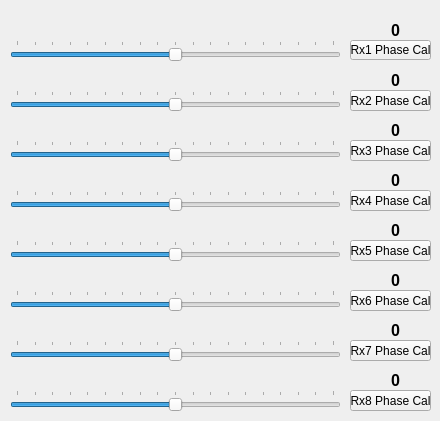
    <widget class="QWidget" name="phase">
     <attribute name="title">
      <string>Phase</string>
     </attribute>
     <widget class="QSlider" name="rx2_slider_p">
      <property name="geometry">
       <rect>
        <x>10</x>
        <y>90</y>
        <width>331</width>
        <height>22</height>
       </rect>
      </property>
      <property name="minimumSize">
       <size>
        <width>331</width>
        <height>22</height>
       </size>
      </property>
      <property name="maximumSize">
       <size>
        <width>331</width>
        <height>22</height>
       </size>
      </property>
      <property name="mouseTracking">
       <bool>false</bool>
      </property>
      <property name="tabletTracking">
       <bool>false</bool>
      </property>
      <property name="minimum">
       <number>-90</number>
      </property>
      <property name="maximum">
       <number>90</number>
      </property>
      <property name="singleStep">
       <number>1</number>
      </property>
      <property name="value">
       <number>0</number>
      </property>
      <property name="sliderPosition">
       <number>0</number>
      </property>
      <property name="orientation">
       <enum>Qt::Horizontal</enum>
      </property>
      <property name="invertedAppearance">
       <bool>false</bool>
      </property>
      <property name="invertedControls">
       <bool>false</bool>
      </property>
      <property name="tickPosition">
       <enum>QSlider::TicksAbove</enum>
      </property>
     </widget>
     <widget class="QSlider" name="rx7_slider_p">
      <property name="geometry">
       <rect>
        <x>10</x>
        <y>340</y>
        <width>331</width>
        <height>22</height>
       </rect>
      </property>
      <property name="minimumSize">
       <size>
        <width>331</width>
        <height>22</height>
       </size>
      </property>
      <property name="maximumSize">
       <size>
        <width>331</width>
        <height>22</height>
       </size>
      </property>
      <property name="mouseTracking">
       <bool>false</bool>
      </property>
      <property name="tabletTracking">
       <bool>false</bool>
      </property>
      <property name="minimum">
       <number>-90</number>
      </property>
      <property name="maximum">
       <number>90</number>
      </property>
      <property name="singleStep">
       <number>1</number>
      </property>
      <property name="value">
       <number>0</number>
      </property>
      <property name="sliderPosition">
       <number>0</number>
      </property>
      <property name="orientation">
       <enum>Qt::Horizontal</enum>
      </property>
      <property name="invertedAppearance">
       <bool>false</bool>
      </property>
      <property name="invertedControls">
       <bool>false</bool>
      </property>
      <property name="tickPosition">
       <enum>QSlider::TicksAbove</enum>
      </property>
     </widget>
     <widget class="QSlider" name="rx5_slider_p">
      <property name="geometry">
       <rect>
        <x>10</x>
        <y>240</y>
        <width>331</width>
        <height>21</height>
       </rect>
      </property>
      <property name="minimumSize">
       <size>
        <width>331</width>
        <height>21</height>
       </size>
      </property>
      <property name="maximumSize">
       <size>
        <width>331</width>
        <height>21</height>
       </size>
      </property>
      <property name="mouseTracking">
       <bool>false</bool>
      </property>
      <property name="tabletTracking">
       <bool>false</bool>
      </property>
      <property name="minimum">
       <number>-90</number>
      </property>
      <property name="maximum">
       <number>90</number>
      </property>
      <property name="singleStep">
       <number>1</number>
      </property>
      <property name="value">
       <number>0</number>
      </property>
      <property name="sliderPosition">
       <number>0</number>
      </property>
      <property name="orientation">
       <enum>Qt::Horizontal</enum>
      </property>
      <property name="invertedAppearance">
       <bool>false</bool>
      </property>
      <property name="invertedControls">
       <bool>false</bool>
      </property>
      <property name="tickPosition">
       <enum>QSlider::TicksAbove</enum>
      </property>
     </widget>
     <widget class="QLabel" name="rx8_phase_label">
      <property name="geometry">
       <rect>
        <x>360</x>
        <y>370</y>
        <width>71</width>
        <height>21</height>
       </rect>
      </property>
      <property name="minimumSize">
       <size>
        <width>71</width>
        <height>21</height>
       </size>
      </property>
      <property name="maximumSize">
       <size>
        <width>71</width>
        <height>21</height>
       </size>
      </property>
      <property name="font">
       <font>
        <pointsize>12</pointsize>
        <weight>75</weight>
        <bold>true</bold>
       </font>
      </property>
      <property name="layoutDirection">
       <enum>Qt::LeftToRight</enum>
      </property>
      <property name="frameShape">
       <enum>QFrame::NoFrame</enum>
      </property>
      <property name="frameShadow">
       <enum>QFrame::Plain</enum>
      </property>
      <property name="lineWidth">
       <number>1</number>
      </property>
      <property name="text">
       <string>0</string>
      </property>
      <property name="alignment">
       <set>Qt::AlignCenter</set>
      </property>
     </widget>
     <widget class="QSlider" name="rx1_slider_p">
      <property name="geometry">
       <rect>
        <x>10</x>
        <y>40</y>
        <width>331</width>
        <height>22</height>
       </rect>
      </property>
      <property name="minimumSize">
       <size>
        <width>331</width>
        <height>22</height>
       </size>
      </property>
      <property name="maximumSize">
       <size>
        <width>331</width>
        <height>22</height>
       </size>
      </property>
      <property name="layoutDirection">
       <enum>Qt::LeftToRight</enum>
      </property>
      <property name="minimum">
       <number>-90</number>
      </property>
      <property name="maximum">
       <number>90</number>
      </property>
      <property name="singleStep">
       <number>1</number>
      </property>
      <property name="pageStep">
       <number>10</number>
      </property>
      <property name="value">
       <number>0</number>
      </property>
      <property name="sliderPosition">
       <number>0</number>
      </property>
      <property name="orientation">
       <enum>Qt::Horizontal</enum>
      </property>
      <property name="tickPosition">
       <enum>QSlider::TicksAbove</enum>
      </property>
      <property name="tickInterval">
       <number>0</number>
      </property>
     </widget>
     <widget class="QPushButton" name="rx5_phase">
      <property name="geometry">
       <rect>
        <x>350</x>
        <y>240</y>
        <width>81</width>
        <height>21</height>
       </rect>
      </property>
      <property name="minimumSize">
       <size>
        <width>81</width>
        <height>21</height>
       </size>
      </property>
      <property name="maximumSize">
       <size>
        <width>81</width>
        <height>21</height>
       </size>
      </property>
      <property name="text">
       <string>Rx5 Phase Cal</string>
      </property>
     </widget>
     <widget class="QLabel" name="rx3_phase_label">
      <property name="geometry">
       <rect>
        <x>360</x>
        <y>120</y>
        <width>71</width>
        <height>21</height>
       </rect>
      </property>
      <property name="minimumSize">
       <size>
        <width>71</width>
        <height>21</height>
       </size>
      </property>
      <property name="maximumSize">
       <size>
        <width>71</width>
        <height>21</height>
       </size>
      </property>
      <property name="font">
       <font>
        <pointsize>12</pointsize>
        <weight>75</weight>
        <bold>true</bold>
       </font>
      </property>
      <property name="layoutDirection">
       <enum>Qt::LeftToRight</enum>
      </property>
      <property name="frameShape">
       <enum>QFrame::NoFrame</enum>
      </property>
      <property name="frameShadow">
       <enum>QFrame::Plain</enum>
      </property>
      <property name="lineWidth">
       <number>1</number>
      </property>
      <property name="text">
       <string>0</string>
      </property>
      <property name="alignment">
       <set>Qt::AlignCenter</set>
      </property>
     </widget>
     <widget class="QPushButton" name="rx2_phase">
      <property name="geometry">
       <rect>
        <x>350</x>
        <y>90</y>
        <width>81</width>
        <height>21</height>
       </rect>
      </property>
      <property name="minimumSize">
       <size>
        <width>81</width>
        <height>21</height>
       </size>
      </property>
      <property name="maximumSize">
       <size>
        <width>81</width>
        <height>21</height>
       </size>
      </property>
      <property name="text">
       <string>Rx2 Phase Cal</string>
      </property>
     </widget>
     <widget class="QSlider" name="rx3_slider_p">
      <property name="geometry">
       <rect>
        <x>10</x>
        <y>140</y>
        <width>331</width>
        <height>22</height>
       </rect>
      </property>
      <property name="minimumSize">
       <size>
        <width>331</width>
        <height>22</height>
       </size>
      </property>
      <property name="maximumSize">
       <size>
        <width>331</width>
        <height>22</height>
       </size>
      </property>
      <property name="mouseTracking">
       <bool>false</bool>
      </property>
      <property name="tabletTracking">
       <bool>false</bool>
      </property>
      <property name="minimum">
       <number>-90</number>
      </property>
      <property name="maximum">
       <number>90</number>
      </property>
      <property name="singleStep">
       <number>1</number>
      </property>
      <property name="value">
       <number>0</number>
      </property>
      <property name="sliderPosition">
       <number>0</number>
      </property>
      <property name="orientation">
       <enum>Qt::Horizontal</enum>
      </property>
      <property name="invertedAppearance">
       <bool>false</bool>
      </property>
      <property name="invertedControls">
       <bool>false</bool>
      </property>
      <property name="tickPosition">
       <enum>QSlider::TicksAbove</enum>
      </property>
     </widget>
     <widget class="QPushButton" name="rx8_phase">
      <property name="geometry">
       <rect>
        <x>350</x>
        <y>390</y>
        <width>81</width>
        <height>21</height>
       </rect>
      </property>
      <property name="minimumSize">
       <size>
        <width>81</width>
        <height>21</height>
       </size>
      </property>
      <property name="maximumSize">
       <size>
        <width>81</width>
        <height>21</height>
       </size>
      </property>
      <property name="text">
       <string>Rx8 Phase Cal</string>
      </property>
     </widget>
     <widget class="QLabel" name="rx4_phase_label">
      <property name="geometry">
       <rect>
        <x>360</x>
        <y>170</y>
        <width>71</width>
        <height>21</height>
       </rect>
      </property>
      <property name="minimumSize">
       <size>
        <width>71</width>
        <height>21</height>
       </size>
      </property>
      <property name="maximumSize">
       <size>
        <width>71</width>
        <height>21</height>
       </size>
      </property>
      <property name="font">
       <font>
        <pointsize>12</pointsize>
        <weight>75</weight>
        <bold>true</bold>
       </font>
      </property>
      <property name="layoutDirection">
       <enum>Qt::LeftToRight</enum>
      </property>
      <property name="frameShape">
       <enum>QFrame::NoFrame</enum>
      </property>
      <property name="frameShadow">
       <enum>QFrame::Plain</enum>
      </property>
      <property name="lineWidth">
       <number>1</number>
      </property>
      <property name="text">
       <string>0</string>
      </property>
      <property name="alignment">
       <set>Qt::AlignCenter</set>
      </property>
     </widget>
     <widget class="QPushButton" name="rx6_phase">
      <property name="geometry">
       <rect>
        <x>350</x>
        <y>290</y>
        <width>81</width>
        <height>21</height>
       </rect>
      </property>
      <property name="minimumSize">
       <size>
        <width>81</width>
        <height>21</height>
       </size>
      </property>
      <property name="maximumSize">
       <size>
        <width>81</width>
        <height>21</height>
       </size>
      </property>
      <property name="text">
       <string>Rx6 Phase Cal</string>
      </property>
     </widget>
     <widget class="QSlider" name="rx8_slider_p">
      <property name="geometry">
       <rect>
        <x>10</x>
        <y>390</y>
        <width>331</width>
        <height>22</height>
       </rect>
      </property>
      <property name="minimumSize">
       <size>
        <width>331</width>
        <height>22</height>
       </size>
      </property>
      <property name="maximumSize">
       <size>
        <width>331</width>
        <height>22</height>
       </size>
      </property>
      <property name="mouseTracking">
       <bool>false</bool>
      </property>
      <property name="tabletTracking">
       <bool>false</bool>
      </property>
      <property name="minimum">
       <number>-90</number>
      </property>
      <property name="maximum">
       <number>90</number>
      </property>
      <property name="singleStep">
       <number>1</number>
      </property>
      <property name="value">
       <number>0</number>
      </property>
      <property name="sliderPosition">
       <number>0</number>
      </property>
      <property name="orientation">
       <enum>Qt::Horizontal</enum>
      </property>
      <property name="invertedAppearance">
       <bool>false</bool>
      </property>
      <property name="invertedControls">
       <bool>false</bool>
      </property>
      <property name="tickPosition">
       <enum>QSlider::TicksAbove</enum>
      </property>
     </widget>
     <widget class="QPushButton" name="rx4_phase">
      <property name="geometry">
       <rect>
        <x>350</x>
        <y>190</y>
        <width>81</width>
        <height>21</height>
       </rect>
      </property>
      <property name="minimumSize">
       <size>
        <width>81</width>
        <height>21</height>
       </size>
      </property>
      <property name="maximumSize">
       <size>
        <width>81</width>
        <height>21</height>
       </size>
      </property>
      <property name="text">
       <string>Rx4 Phase Cal</string>
      </property>
     </widget>
     <widget class="QSlider" name="rx6_slider_p">
      <property name="geometry">
       <rect>
        <x>10</x>
        <y>290</y>
        <width>331</width>
        <height>22</height>
       </rect>
      </property>
      <property name="minimumSize">
       <size>
        <width>331</width>
        <height>22</height>
       </size>
      </property>
      <property name="maximumSize">
       <size>
        <width>331</width>
        <height>22</height>
       </size>
      </property>
      <property name="mouseTracking">
       <bool>false</bool>
      </property>
      <property name="tabletTracking">
       <bool>false</bool>
      </property>
      <property name="minimum">
       <number>-90</number>
      </property>
      <property name="maximum">
       <number>90</number>
      </property>
      <property name="singleStep">
       <number>1</number>
      </property>
      <property name="value">
       <number>0</number>
      </property>
      <property name="sliderPosition">
       <number>0</number>
      </property>
      <property name="orientation">
       <enum>Qt::Horizontal</enum>
      </property>
      <property name="invertedAppearance">
       <bool>false</bool>
      </property>
      <property name="invertedControls">
       <bool>false</bool>
      </property>
      <property name="tickPosition">
       <enum>QSlider::TicksAbove</enum>
      </property>
     </widget>
     <widget class="QLabel" name="rx2_phase_label">
      <property name="geometry">
       <rect>
        <x>360</x>
        <y>70</y>
        <width>71</width>
        <height>21</height>
       </rect>
      </property>
      <property name="minimumSize">
       <size>
        <width>71</width>
        <height>21</height>
       </size>
      </property>
      <property name="maximumSize">
       <size>
        <width>71</width>
        <height>21</height>
       </size>
      </property>
      <property name="font">
       <font>
        <pointsize>12</pointsize>
        <weight>75</weight>
        <bold>true</bold>
       </font>
      </property>
      <property name="layoutDirection">
       <enum>Qt::LeftToRight</enum>
      </property>
      <property name="frameShape">
       <enum>QFrame::NoFrame</enum>
      </property>
      <property name="frameShadow">
       <enum>QFrame::Plain</enum>
      </property>
      <property name="lineWidth">
       <number>1</number>
      </property>
      <property name="text">
       <string>0</string>
      </property>
      <property name="alignment">
       <set>Qt::AlignCenter</set>
      </property>
     </widget>
     <widget class="QLabel" name="rx6_phase_label">
      <property name="geometry">
       <rect>
        <x>360</x>
        <y>270</y>
        <width>71</width>
        <height>21</height>
       </rect>
      </property>
      <property name="minimumSize">
       <size>
        <width>71</width>
        <height>21</height>
       </size>
      </property>
      <property name="maximumSize">
       <size>
        <width>71</width>
        <height>21</height>
       </size>
      </property>
      <property name="font">
       <font>
        <pointsize>12</pointsize>
        <weight>75</weight>
        <bold>true</bold>
       </font>
      </property>
      <property name="layoutDirection">
       <enum>Qt::LeftToRight</enum>
      </property>
      <property name="frameShape">
       <enum>QFrame::NoFrame</enum>
      </property>
      <property name="frameShadow">
       <enum>QFrame::Plain</enum>
      </property>
      <property name="lineWidth">
       <number>1</number>
      </property>
      <property name="text">
       <string>0</string>
      </property>
      <property name="alignment">
       <set>Qt::AlignCenter</set>
      </property>
     </widget>
     <widget class="QSlider" name="rx4_slider_p">
      <property name="geometry">
       <rect>
        <x>10</x>
        <y>190</y>
        <width>331</width>
        <height>22</height>
       </rect>
      </property>
      <property name="minimumSize">
       <size>
        <width>331</width>
        <height>22</height>
       </size>
      </property>
      <property name="maximumSize">
       <size>
        <width>331</width>
        <height>22</height>
       </size>
      </property>
      <property name="mouseTracking">
       <bool>false</bool>
      </property>
      <property name="tabletTracking">
       <bool>false</bool>
      </property>
      <property name="minimum">
       <number>-90</number>
      </property>
      <property name="maximum">
       <number>90</number>
      </property>
      <property name="singleStep">
       <number>1</number>
      </property>
      <property name="value">
       <number>0</number>
      </property>
      <property name="sliderPosition">
       <number>0</number>
      </property>
      <property name="orientation">
       <enum>Qt::Horizontal</enum>
      </property>
      <property name="invertedAppearance">
       <bool>false</bool>
      </property>
      <property name="invertedControls">
       <bool>false</bool>
      </property>
      <property name="tickPosition">
       <enum>QSlider::TicksAbove</enum>
      </property>
     </widget>
     <widget class="QLabel" name="rx1_phase_label">
      <property name="geometry">
       <rect>
        <x>360</x>
        <y>20</y>
        <width>71</width>
        <height>21</height>
       </rect>
      </property>
      <property name="minimumSize">
       <size>
        <width>71</width>
        <height>21</height>
       </size>
      </property>
      <property name="maximumSize">
       <size>
        <width>71</width>
        <height>21</height>
       </size>
      </property>
      <property name="font">
       <font>
        <pointsize>12</pointsize>
        <weight>75</weight>
        <bold>true</bold>
       </font>
      </property>
      <property name="layoutDirection">
       <enum>Qt::LeftToRight</enum>
      </property>
      <property name="frameShape">
       <enum>QFrame::NoFrame</enum>
      </property>
      <property name="frameShadow">
       <enum>QFrame::Plain</enum>
      </property>
      <property name="lineWidth">
       <number>1</number>
      </property>
      <property name="text">
       <string>0</string>
      </property>
      <property name="alignment">
       <set>Qt::AlignCenter</set>
      </property>
     </widget>
     <widget class="QLabel" name="rx5_phase_label">
      <property name="geometry">
       <rect>
        <x>360</x>
        <y>220</y>
        <width>71</width>
        <height>21</height>
       </rect>
      </property>
      <property name="minimumSize">
       <size>
        <width>71</width>
        <height>21</height>
       </size>
      </property>
      <property name="maximumSize">
       <size>
        <width>71</width>
        <height>21</height>
       </size>
      </property>
      <property name="font">
       <font>
        <pointsize>12</pointsize>
        <weight>75</weight>
        <bold>true</bold>
       </font>
      </property>
      <property name="layoutDirection">
       <enum>Qt::LeftToRight</enum>
      </property>
      <property name="frameShape">
       <enum>QFrame::NoFrame</enum>
      </property>
      <property name="frameShadow">
       <enum>QFrame::Plain</enum>
      </property>
      <property name="lineWidth">
       <number>1</number>
      </property>
      <property name="text">
       <string>0</string>
      </property>
      <property name="alignment">
       <set>Qt::AlignCenter</set>
      </property>
     </widget>
     <widget class="QPushButton" name="rx7_phase">
      <property name="geometry">
       <rect>
        <x>350</x>
        <y>340</y>
        <width>81</width>
        <height>21</height>
       </rect>
      </property>
      <property name="minimumSize">
       <size>
        <width>81</width>
        <height>21</height>
       </size>
      </property>
      <property name="maximumSize">
       <size>
        <width>81</width>
        <height>21</height>
       </size>
      </property>
      <property name="text">
       <string>Rx7 Phase Cal</string>
      </property>
     </widget>
     <widget class="QPushButton" name="rx1_phase">
      <property name="geometry">
       <rect>
        <x>350</x>
        <y>40</y>
        <width>81</width>
        <height>20</height>
       </rect>
      </property>
      <property name="minimumSize">
       <size>
        <width>81</width>
        <height>20</height>
       </size>
      </property>
      <property name="maximumSize">
       <size>
        <width>81</width>
        <height>20</height>
       </size>
      </property>
      <property name="text">
       <string>Rx1 Phase Cal</string>
      </property>
     </widget>
     <widget class="QPushButton" name="rx3_phase">
      <property name="geometry">
       <rect>
        <x>350</x>
        <y>140</y>
        <width>81</width>
        <height>21</height>
       </rect>
      </property>
      <property name="minimumSize">
       <size>
        <width>81</width>
        <height>21</height>
       </size>
      </property>
      <property name="maximumSize">
       <size>
        <width>81</width>
        <height>21</height>
       </size>
      </property>
      <property name="text">
       <string>Rx3 Phase Cal</string>
      </property>
     </widget>
     <widget class="QLabel" name="rx7_phase_label">
      <property name="geometry">
       <rect>
        <x>360</x>
        <y>320</y>
        <width>71</width>
        <height>21</height>
       </rect>
      </property>
      <property name="minimumSize">
       <size>
        <width>71</width>
        <height>21</height>
       </size>
      </property>
      <property name="maximumSize">
       <size>
        <width>71</width>
        <height>21</height>
       </size>
      </property>
      <property name="font">
       <font>
        <pointsize>12</pointsize>
        <weight>75</weight>
        <bold>true</bold>
       </font>
      </property>
      <property name="layoutDirection">
       <enum>Qt::LeftToRight</enum>
      </property>
      <property name="frameShape">
       <enum>QFrame::NoFrame</enum>
      </property>
      <property name="frameShadow">
       <enum>QFrame::Plain</enum>
      </property>
      <property name="lineWidth">
       <number>1</number>
      </property>
      <property name="text">
       <string>0</string>
      </property>
      <property name="alignment">
       <set>Qt::AlignCenter</set>
      </property>
     </widget>
    </widget>
